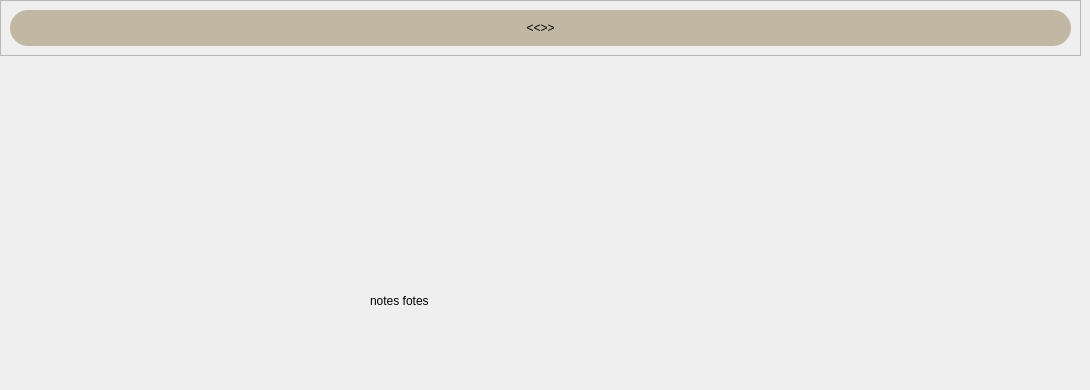
         <widget class="QWidget" name="notes_page">
          <widget class="QLabel" name="label_7">
           <property name="geometry">
            <rect>
             <x>370</x>
             <y>220</y>
             <width>351</width>
             <height>161</height>
            </rect>
           </property>
           <property name="styleSheet">
            <string notr="true">font: 26pt &quot;Segoe UI&quot;;
color:black;</string>
           </property>
           <property name="text">
            <string>notes fotes</string>
           </property>
          </widget>
          <widget class="QFrame" name="frame_3">
           <property name="geometry">
            <rect>
             <x>0</x>
             <y>0</y>
             <width>1081</width>
             <height>56</height>
            </rect>
           </property>
           <property name="frameShape">
            <enum>QFrame::StyledPanel</enum>
           </property>
           <property name="frameShadow">
            <enum>QFrame::Raised</enum>
           </property>
           <layout class="QVBoxLayout" name="verticalLayout_4">
            <item>
             <widget class="QLabel" name="label_2">
              <property name="styleSheet">
               <string notr="true">font: 20pt &quot;Segoe UI&quot;;
color:black;
background:rgb(193, 183, 163);
border-radius:18px;</string>
              </property>
              <property name="text">
               <string>&lt;&lt;&lt;Notes&gt;&gt;&gt;</string>
              </property>
              <property name="alignment">
               <set>Qt::AlignCenter</set>
              </property>
             </widget>
            </item>
           </layout>
          </widget>
         </widget>
